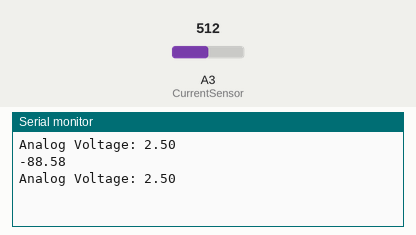
A sketch run on a simulated Arduino Uno, built with avr-gcc and run on an emulated ATmega328P. On the bench: the last lines printed to the serial monitor. The test bench sets the inputs (shaded band); at power-on: A3 (CurrentSensor) = 512.

Above: at 1.8 s.
1.9 s: A3 (CurrentSensor) set to 716
At 2.8 s:
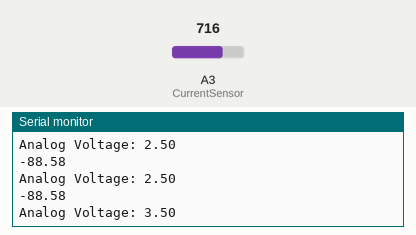
3.4 s: A3 (CurrentSensor) set to 900
At 4.8 s:
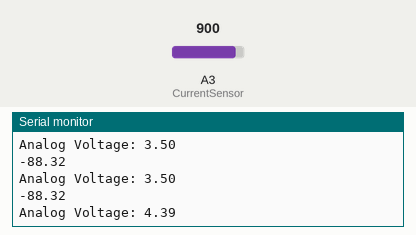
Timing chart, 0 to 6.4 s (numbered marks = the images above; inputs shaded):
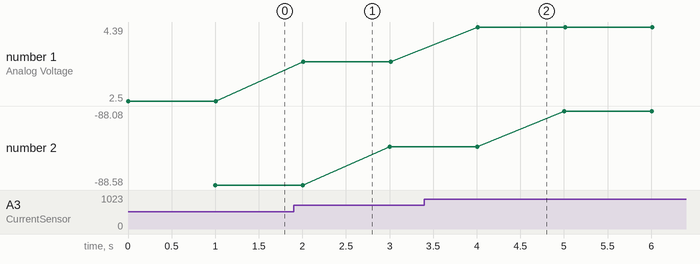

The sketch:

Current_Charging_Function.ino
```cpp
/*****************************************************/
// Current Measure Function
// Tests the functionality of the ACS716 Current Sensor
// Dec 5, 2015
/*****************************************************/


#define CurrentSensor 3
float analogVoltage = 0;
float current = 0;


void setup() {
  pinMode(CurrentSensor, INPUT);
  Serial.begin(9600);
}


void loop() {
  CurrentMeasure();
  delay(1000);
  Serial.println(current);
}


float CurrentMeasure() {
 analogVoltage = analogRead(CurrentSensor)*5.000/1024.000;
 Serial.print("Analog Voltage: ");
 Serial.println(analogVoltage);
 current = (analogVoltage-337.97)/3.787;
 return current;
}
```

Measured:
- after the input at 1.9 s, the serial monitor: prints a new line after 0.11 s (image 1)
- after the input at 3.4 s, the serial monitor: prints a new line after 0.61 s (image 2)
- plotted number 1: 2.5 → 3.5 after the input at 1.9 s, 3.5 → 4.39 after the input at 3.4 s
- plotted number 2: -88.58 → -88.32 after the input at 1.9 s, -88.32 → -88.08 after the input at 3.4 s
